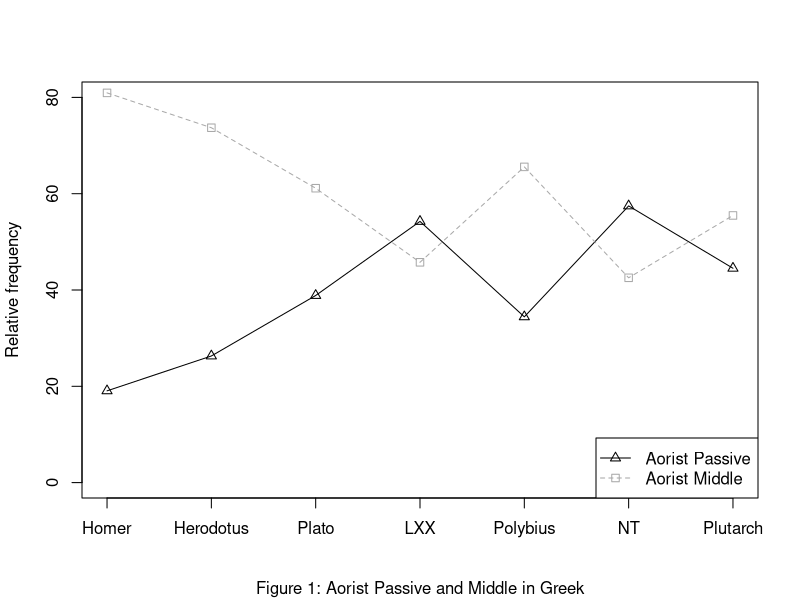
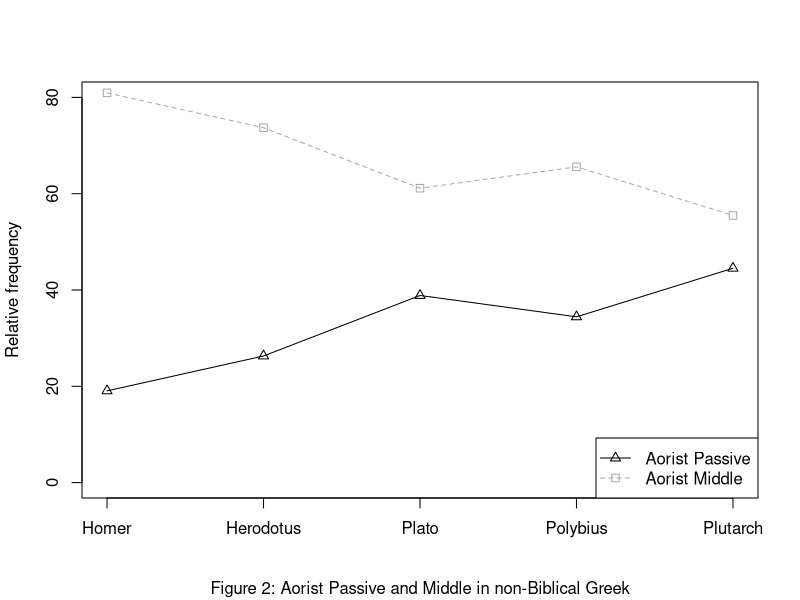

These charts were generated, in order, by the following R code: (Note: this script raises an error after producing the figures.)
#Make matrix of voice categories
VoiceMarkersGreek <- matrix(c(433, 405, 567, 3915, 619, 866, 199, 1839, 1135, 892, 3302, 1179, 641, 248), ncol = 7, byrow = TRUE)

colnames(VoiceMarkersGreek) <- c("Homer", "Herodotus", "Plato", "LXX", "Polybius", "NT", "Plutarch")
rownames(VoiceMarkersGreek) <- c("Passive aorist", "Middle aorist")

VoiceMarkersGreek

#Perform chisquared test

chisq.test(VoiceMarkersGreek)

#Make plot of relative frequencies

#All works

#Get relative frequencies
VoiceMarkersGreekProportion <- prop.table(VoiceMarkersGreek, 2)*100
VoiceMarkersGreekProportion

#Make plot

plot(VoiceMarkersGreekProportion[1,], type = "o", pch = 2, ylim = range(0:80), axes = FALSE, xlab = "", ylab = "Relative frequency", sub = "Figure 1: Aorist Passive and Middle in Greek")

axis(1, at = 1:7, labels = colnames(VoiceMarkersGreek))
axis(2)
box()

lines(VoiceMarkersGreekProportion[2,], type = "o", lty = 2, pch = 0, col = "darkgrey")
legend("bottomright", lty = c(1,2), col = c("black", "darkgrey"), pch = c(2, 0), legend = c("Aorist Passive", "Aorist Middle"))

#All works except LXX and NT
VoiceMarkersGreekReduced <- matrix(c(433, 405, 567, 619, 199, 1839, 1135, 892, 1179, 248), ncol = 5, byrow = TRUE)

colnames(VoiceMarkersGreekReduced) <- c("Homer", "Herodotus", "Plato", "Polybius", "Plutarch")
rownames(VoiceMarkersGreekReduced) <- c("Passive aorist", "Middle aorist")

VoiceMarkersGreekReducedProportion <- prop.table(VoiceMarkersGreekReduced, 2)*100

VoiceMarkersGreekReducedProportion

#Make plot

plot(VoiceMarkersGreekReducedProportion[1,], type = "o", pch = 2, ylim = range(0:80), axes = FALSE, xlab = "", ylab = "Relative frequency", sub = "Figure 2: Aorist Passive and Middle in non-Biblical Greek")

axis(1, at = 1:5, labels = colnames(VoiceMarkersGreekReducedProportion))
axis(2)
box()

lines(VoiceMarkersGreekReducedProportion[2,], type = "o", lty = 2, pch = 0, col = "darkgrey")
legend("bottomright", lty = c(1,2), col = c("black", "darkgrey"), pch = c(2, 0), legend = c("Aorist Passive", "Aorist Middle"))


colnames(VoiceMarkersGreekReduced) <- c("Homer", "Herodotus", "Plato", "Polybius", "Plutarch")
rownames(VoiceMarkersGreek) <- c("Passive aorist", "Middle aorist")

#Get expected values

chisq.test(VoiceMarkersGreek)$expected

#Obtain effect size

library(vcd)

assocstats(VoiceMarkersGreek)

#Perform Fisher exact test:

PassiveAoristHomer <- matrix(c(433, 6571, 1839, 7397), ncol = 2, byrow = TRUE)
fisher.test(PassiveAoristHomer, alternative = "less")

MiddleAoristHomer <- matrix(c(1839, 7397, 433, 6571), ncol = 2, byrow = TRUE)
fisher.test(MiddleAoristHomer, alternative = "greater")

PassiveAoristHesiod <- matrix(c(405, 6599, 1135, 8101), ncol = 2, byrow = TRUE)
fisher.test(PassiveAoristHesiod, alternative = "less")

MiddleAoristHesiod <- matrix(c(1135, 8101, 405, 6599), ncol = 2, byrow = TRUE)
fisher.test(MiddleAoristHomer, alternative = "greater")

PassiveAoristPlato <- matrix(c(567, 6437, 892, 8344), ncol = 2, byrow = TRUE)
fisher.test(PassiveAoristPlato, alternative = "less")

MiddleAoristPlato <- matrix(c(892, 8344, 567, 6437), ncol = 2, byrow = TRUE)
fisher.test(MiddleAoristPlato, alternative = "greater")

PassiveAoristLXX <- matrix(c(3915, 3089, 3302, 5934), ncol = 2, byrow = TRUE)
fisher.test(PassiveAoristLXX, alternative = "greater")

MiddleAoristLXX <- matrix(c(3302, 5934, 3915, 3089), ncol = 2, byrow = TRUE)
fisher.test(MiddleAoristLXX, alternative = "less")

PassiveAoristPolybius <- matrix(c(619, 6385, 1179, 8057), ncol = 2, byrow = TRUE)
fisher.test(PassiveAoristPolybius, alternative = "less")

MiddleAoristPolybius <- matrix(c(1179, 8057, 619, 6385), ncol = 2, byrow = TRUE)
fisher.test(MiddleAoristPolybius, alternative = "greater")

PassiveAoristNT <- matrix(c(866, 6138, 641, 8595), ncol = 2, byrow = TRUE)
fisher.test(PassiveAoristNT, alternative = "greater")

MiddleAoristNT <- matrix(c(641, 8595, 866, 6138), ncol = 2, byrow = TRUE)
fisher.test(MiddleAoristNT, alternative = "less")

PassiveAoristPlutarch <- matrix(c(199, 6805, 248, 9188), ncol = 2, byrow = TRUE)
fisher.test(PassiveAoristPlutharch, alternative = "less")

MiddleAoristPlutarch <- matrix(c(248, 9188, 199, 6805), ncol = 2, byrow = TRUE)
fisher.test(MiddleAoristPlutarch, alternative = "greater")

#Absolute frequencies BH binyanim
BHbinyanim <- matrix(c(11499, 446, 988, 6, 1753, 113, 169,
                       13932, 1414, 2194, 218, 2671, 128, 150,
                       10323, 1116, 1569, 80, 2264, 184, 314), ncol = 7, byrow = TRUE)
colnames(BHbinyanim) <- c("Qal", "Niphal", "Piel", "Pual", "Hiphil", "Hophal", "Hithpael")
rownames(BHbinyanim) <- c("Consecutive imperfect", "Perfect","Imperfect")

BHbinyanim

chisq.test(BHbinyanim)
assocstats(BHbinyanim)

BHbinyanimProportion <- prop.table(BHbinyanim, 2)*100
BHbinyanimProportion

barplot(BHbinyanimProportion, ylim = range(0:100), sub = "Figure 3: Distribution of tense/aspect categories over binyanim in BH", ylab = "Relative frequency (%)", col = c("black", "grey60", "grey40"), beside = TRUE)
legend("topright", fill = c("black", "grey60", "grey40"), legend = c("Consecutive imperfect", "Perfect", "Imperfect"))

#Get expected values

chisq.test(BHbinyanim)$expected

#Perform Fisher test

ConsQal <- matrix(c(11499, 3475, 24255, 12302), ncol = 2, byrow = TRUE)
fisher.test(ConsQal, alternative = "greater")

PerfQal <- matrix(c(13932, 6775, 21822, 9002), ncol = 2, byrow = TRUE)
fisher.test(PerfQal, alternative = "less")

IpfQal <- matrix(c(10323, 5527, 25431, 10250), ncol = 2, byrow = TRUE)
fisher.test(IpfQal, alternative = "less")

ConsNiphal <- matrix(c(446, 14528, 2530, 34027), ncol = 2, byrow = TRUE)
fisher.test(ConsNiphal, alternative = "less")

PerfNiphal <- matrix(c(1414, 19293, 1562, 29262), ncol = 2, byrow = TRUE)
fisher.test(PerfNiphal, alternative = "greater")

IpfNiphal <- matrix(c(1116, 14734, 1860, 33821), ncol = 2, byrow = TRUE)
fisher.test(IpfNiphal, alternative = "greater")


ConsPiel <- matrix(c(988, 13986, 3763, 32821), ncol = 2, byrow = TRUE)
fisher.test(ConsPiel, alternative = "less")

PerfPiel <- matrix(c(2194, 18513, 2557, 28267), ncol = 2, byrow = TRUE)
fisher.test(PerfPiel, alternative = "greater")

IpfPiel <- matrix(c(1569, 14281, 3182, 32499), ncol = 2, byrow = TRUE)
fisher.test(IpfPiel, alternative = "greater")

ConsPual <- matrix(c(6, 14968, 298, 26259), ncol = 2, byrow = TRUE)
fisher.test(ConsPual, alternative = "less")

PerfPual <- matrix(c(218, 20489, 86, 30738), ncol = 2, byrow = TRUE)
fisher.test(PerfPual, alternative = "greater")

IpfPual <- matrix(c(80, 15770, 214, 35467), ncol = 2, byrow = TRUE)
fisher.test(IpfPual, alternative = "less")

ConsHiphil <- matrix(c(1753, 13221, 4935,  31622), ncol = 2, byrow = TRUE)
fisher.test(ConsHiphil, alternative = "less")

PerfHiphil <- matrix(c(2671, 18036, 4017, 26807), ncol = 2, byrow = TRUE)
fisher.test(PerfHiphil, alternative = "less")

IpfHiphil <- matrix(c(2264, 13586, 4424, 31257), ncol = 2, byrow = TRUE)
fisher.test(IpfHiphil, alternative = "greater")

ConsHophal <- matrix(c(113, 14861, 312, 36245), ncol = 2, byrow = TRUE)
fisher.test(ConsHiphil, alternative = "less")

PerfHophal <- matrix(c(128, 20579, 297, 30527), ncol = 2, byrow = TRUE)
fisher.test(PerfHophal, alternative = "less")

IpfHophal <- matrix(c(184, 15666, 241, 35440), ncol = 2, byrow = TRUE)
fisher.test(IpfHophal, alternative = "greater")

ConsHithpael <- matrix(c(169, 14805, 464, 36093), ncol = 2, byrow = TRUE)
fisher.test(ConsHithpael, alternative = "less")

PerfHithpael <- matrix(c(150, 20557, 483, 30341), ncol = 2, byrow = TRUE)
fisher.test(PerfHithpael, alternative = "less")

IpfHithpael <- matrix(c(314, 15536, 319, 35362), ncol = 2, byrow = TRUE)
fisher.test(IpfHithpael, alternative = "greater")

#Greek and Hebrew equivalents

GreekHebrewEquivalents <- matrix(c(48, 47, 6, 34, 9, 3, 0, 6, 11, 3, 1, 6, 5, 7), ncol = 2, byrow = TRUE)
colnames(GreekHebrewEquivalents) <- c("Middle", "Passive")
rownames(GreekHebrewEquivalents) <- c("Qal", "Niphal", "Piel", "Pual", "Hiphil", "Hophal", "Hithpael")

GreekHebrewEquivalents

chisq.test(GreekHebrewEquivalents)

assocstats(GreekHebrewEquivalents)

chisq.test(GreekHebrewEquivalents)$expected

#Fisher test
MiddleQal <- matrix(c(48, 47, 32, 59), ncol = 2, byrow = TRUE)
fisher.test(MiddleQal, alternative = "greater")

PassiveQal <- matrix(c(47, 48, 59, 32), ncol = 2, byrow = TRUE)
fisher.test(PassiveQal, alternative = "less")

MiddleNiphal <- matrix(c(6, 34, 74, 72), ncol = 2, byrow = TRUE)
fisher.test(MiddleNiphal, alternative = "less")

PassiveNiphal <- matrix(c(34, 6, 72, 74), ncol = 2, byrow = TRUE)
fisher.test(PassiveNiphal, alternative = "greater")

MiddlePiel <- matrix(c(9, 3, 71, 105), ncol = 2, byrow = TRUE)
fisher.test(MiddlePiel, alternative = "greater")

PassivePiel <- matrix(c(4, 9, 105, 68), ncol = 2, byrow = TRUE)
fisher.test(PassivePiel, alternative = "less")

MiddlePual <- matrix(c(0, 6, 80, 100), ncol = 2, byrow = TRUE)
fisher.test(MiddlePual, alternative = "less")

PassivePual <- matrix(c(6, 0, 100, 80), ncol = 2, byrow = TRUE)
fisher.test(PassivePual, alternative = "greater")

MiddleHiphil <- matrix(c(11, 3, 69, 103), ncol = 2, byrow = TRUE)
fisher.test(MiddleHiphil, alternative = "greater")

PassiveHiphil <- matrix(c(3, 11, 103, 69), ncol = 2, byrow = TRUE)
fisher.test(PassiveHiphil, alternative = "less")

MiddleHophal <- matrix(c(1, 6, 79, 100), ncol = 2, byrow = TRUE)
fisher.test(MiddleHophal, alternative = "less")

PassiveHophal <- matrix(c(6, 1, 100, 79), ncol = 2, byrow = TRUE)
fisher.test(PassiveHophal, alternative = "greater")

MiddleHithpael <- matrix(c(5, 7, 75, 99), ncol = 2, byrow = TRUE)
fisher.test(MiddleHithpael, alternative = "greater")

PassiveHithpael <- matrix(c(7, 5, 99, 75), ncol = 2, byrow = TRUE)
fisher.test(MiddleHithpael, alternative = "less")


